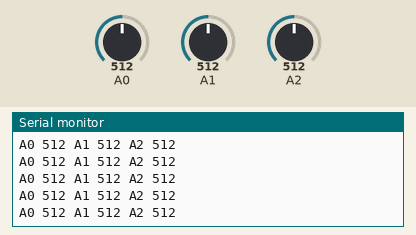
This sketch was run on a simulated Arduino Uno, built with avr-gcc and run on an emulated ATmega328P. Shown: the last lines printed to the serial monitor. The test bench sets the inputs (shaded band); at power-on: A0 = 512, A1 = 512, A2 = 512.

Above: at 1.2 s.
1.3 s: A0 set to 716
At 1.56 s:
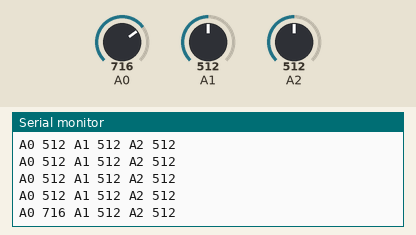
2.8 s: A1 set to 716
At 2.97 s:
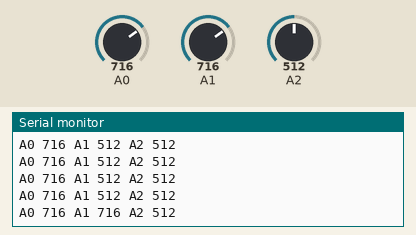
4.3 s: A2 set to 716
At 4.37 s:
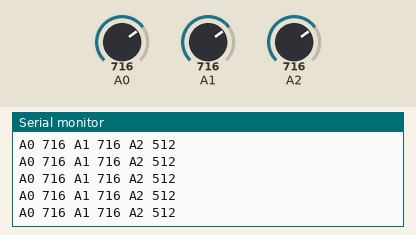
5.8 s: A0 set to 900
At 5.98 s:
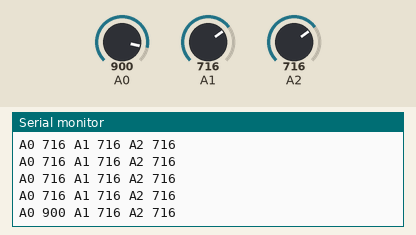
7.3 s: A1 set to 900
At 7.39 s:
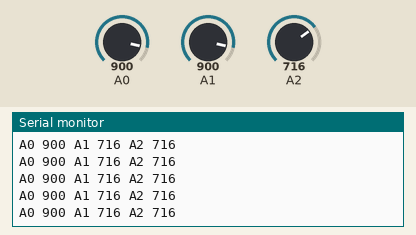
8.8 s: A2 set to 900
At 9.0 s:
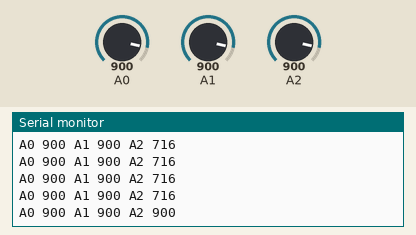
Timing chart, 0 to 11.3 s (numbered marks = the images above; inputs shaded):
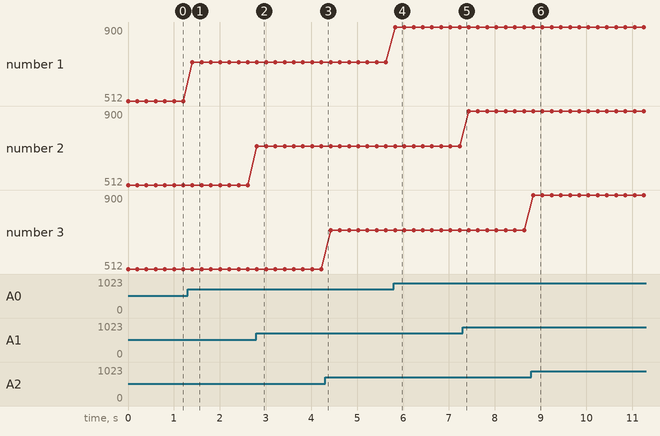

The sketch:

testSolar.ino
```cpp
void setup() {
  // put your setup code here, to run once:
  Serial.begin(9600);

}

void loop() {
  // put your main code here, to run repeatedly:
  Serial.print("A0 ");
  Serial.print(analogRead(A0));
  Serial.print(" A1 ");
  Serial.print(analogRead(A1));
  Serial.print(" A2 ");
  Serial.println(analogRead(A2));
  delay(200);
}
```

Measured:
- after the input at 1.3 s, the serial monitor: prints a new line after 0.11 s (image 1)
- after the input at 2.8 s, the serial monitor: prints a new line at once (image 2)
- after the input at 5.8 s, the serial monitor: prints a new line at once (image 4)
- after the input at 8.8 s, the serial monitor: prints a new line at once (image 6)
- plotted number 1: 512 → 716 after the input at 1.3 s, 716 → 900 after the input at 5.8 s
